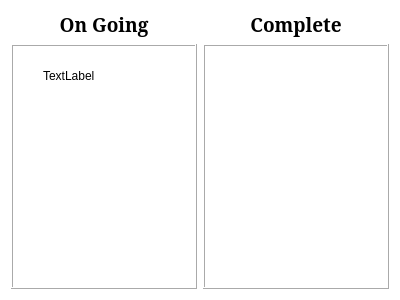
<?xml version="1.0" encoding="UTF-8"?>
<ui version="4.0">
 <class>Form</class>
 <widget class="QWidget" name="Form">
  <property name="geometry">
   <rect>
    <x>0</x>
    <y>0</y>
    <width>400</width>
    <height>300</height>
   </rect>
  </property>
  <property name="windowTitle">
   <string>Form</string>
  </property>
  <property name="styleSheet">
   <string notr="true">background-color: rgb(255, 255, 255);</string>
  </property>
  <layout class="QGridLayout" name="gridLayout">
   <item row="1" column="0">
    <widget class="QScrollArea" name="scrollArea">
     <property name="acceptDrops">
      <bool>true</bool>
     </property>
     <property name="frameShape">
      <enum>QFrame::Box</enum>
     </property>
     <property name="frameShadow">
      <enum>QFrame::Raised</enum>
     </property>
     <property name="widgetResizable">
      <bool>true</bool>
     </property>
     <widget class="QWidget" name="scrollAreaWidgetContents">
      <property name="geometry">
       <rect>
        <x>0</x>
        <y>0</y>
        <width>184</width>
        <height>251</height>
       </rect>
      </property>
      <widget class="QLabel" name="label_3">
       <property name="geometry">
        <rect>
         <x>30</x>
         <y>20</y>
         <width>66</width>
         <height>20</height>
        </rect>
       </property>
       <property name="acceptDrops">
        <bool>true</bool>
       </property>
       <property name="text">
        <string>TextLabel</string>
       </property>
      </widget>
     </widget>
    </widget>
   </item>
   <item row="1" column="1">
    <widget class="QScrollArea" name="scrollArea_2">
     <property name="acceptDrops">
      <bool>true</bool>
     </property>
     <property name="frameShape">
      <enum>QFrame::Box</enum>
     </property>
     <property name="frameShadow">
      <enum>QFrame::Raised</enum>
     </property>
     <property name="widgetResizable">
      <bool>true</bool>
     </property>
     <widget class="QWidget" name="scrollAreaWidgetContents_2">
      <property name="geometry">
       <rect>
        <x>0</x>
        <y>0</y>
        <width>184</width>
        <height>251</height>
       </rect>
      </property>
     </widget>
    </widget>
   </item>
   <item row="0" column="0">
    <widget class="QLabel" name="label">
     <property name="font">
      <font>
       <family>Garamond</family>
       <pointsize>14</pointsize>
       <weight>75</weight>
       <bold>true</bold>
       <stylestrategy>PreferAntialias</stylestrategy>
      </font>
     </property>
     <property name="text">
      <string>On Going</string>
     </property>
     <property name="alignment">
      <set>Qt::AlignCenter</set>
     </property>
    </widget>
   </item>
   <item row="0" column="1">
    <widget class="QLabel" name="label_2">
     <property name="font">
      <font>
       <family>Garamond</family>
       <pointsize>14</pointsize>
       <weight>75</weight>
       <bold>true</bold>
       <stylestrategy>PreferAntialias</stylestrategy>
      </font>
     </property>
     <property name="text">
      <string>Complete</string>
     </property>
     <property name="alignment">
      <set>Qt::AlignCenter</set>
     </property>
    </widget>
   </item>
  </layout>
 </widget>
 <resources/>
 <connections/>
</ui>
